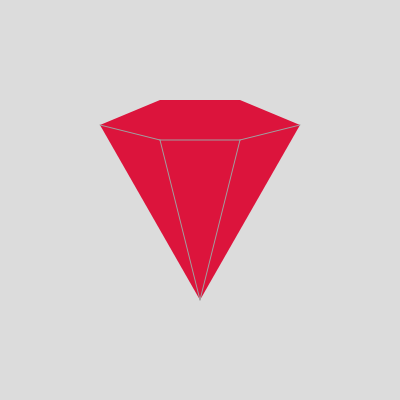
Frame 1 (no input)
Frame 60 (no input): identical to frame 1, image omitted
Frame 120 (the mouse pressed at the canvas centre since frame 60): identical to frame 1, image omitted

The p5.js sketch that drew this single still picture (run headless with seeded random() and noise() and a simulated clock; from frame 60 on, the mouse is pressed at the canvas centre):

// p5.js sketch
// ── sketch.js
var diamond;

function setup() {
    createCanvas(400, 400);

    diamond = new Diamond(width / 2, height / 2, height / 2);
}

function draw() {
    background(220);

    diamond.draw();
}

// ── Diamond.js
class Diamond {
    constructor(x, y, size) {
        this.x = x;
        this.y = y;
        this.w = size;
        this.h = size;
    }

    draw() {
        noStroke();
        fill(220, 20, 60);
        beginShape();
        vertex(this.x - this.w / 2, this.y - 0.75 * this.h / 2);
        vertex(this.x - 0.4 * this.w / 2, this.y - this.h / 2);
        vertex(this.x + 0.4 * this.w / 2, this.y - this.h / 2);
        vertex(this.x + this.w / 2, this.y - 0.75 * this.h / 2);
        vertex(this.x, this.y + this.h / 2);
        vertex(this.x - this.w / 2, this.y - 0.75 * this.h / 2);
        endShape();

        //lines
        stroke(160);
        beginShape(LINES);
        vertex(this.x - this.w / 2, this.y - 0.75 * this.h / 2);
        vertex(this.x - 0.4 * this.w / 2, this.y - 0.6 * this.h / 2);
        vertex(this.x - 0.4 * this.w / 2, this.y - 0.6 * this.h / 2);
        vertex(this.x + 0.4 * this.w / 2, this.y - 0.6 * this.h / 2);
        vertex(this.x + 0.4 * this.w / 2, this.y - 0.6 * this.h / 2);
        vertex(this.x + this.w / 2, this.y - 0.75 * this.h / 2);
        vertex(this.x - 0.4 * this.w / 2, this.y - 0.6 * this.h / 2);
        vertex(this.x, this.y + this.h / 2);
        vertex(this.x + 0.4 * this.w / 2, this.y - 0.6 * this.h / 2);
        vertex(this.x, this.y + this.h / 2);
        endShape();
        // line(
        //     this.x - this.w / 2, this.y - 0.75 * this.h / 2,
        //     this.x - 0.4 * this.w / 2, this.y - 0.6 * this.h / 2
        // );
        // line(
        //     this.x - this.w / 2, this.y - 0.75 * this.h / 2,
        //     this.x - 0.4 * this.w / 2, this.y - 0.6 * this.h / 2
        // );

    }
}
